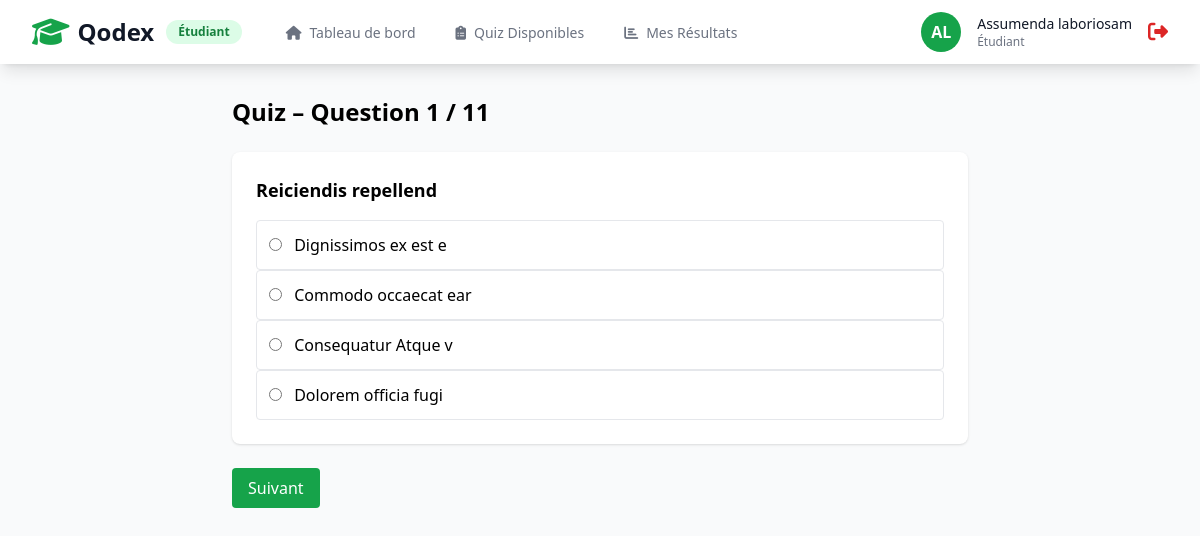
The app's page /pages/student/quiz_start.php?id=2 (signed in) with its own data.
### tables this page shows
CREATE TABLE `questions` (
  `id` int NOT NULL,
  `quiz_id` int NOT NULL,
  `question` text NOT NULL,
  `option1` varchar(255) NOT NULL,
  `option2` varchar(255) NOT NULL,
  `option3` varchar(255) NOT NULL,
  `option4` varchar(255) NOT NULL,
  `correct_option` tinyint NOT NULL,
  `created_at` timestamp NULL DEFAULT CURRENT_TIMESTAMP
);

### classes/Database.php (called while the page is built, shortened)
<?php
class Database {
    private static $instance = null;
    private $connection;
    private function __construct() {
        try {
            $dsn = "mysql:host=" . DB_HOST . ";dbname=" . DB_NAME . ";charset=" . DB_CHARSET;
            $options = [
                PDO::ATTR_ERRMODE => PDO::ERRMODE_EXCEPTION,
                PDO::ATTR_DEFAULT_FETCH_MODE => PDO::FETCH_ASSOC,
                PDO::ATTR_EMULATE_PREPARES => false,
            ];
            $this->connection = new PDO($dsn, DB_USER, DB_PASS, $options);
        } catch (PDOException $e) {
            die("Erreur de connexion : " . $e->getMessage());
        }
    }
    public static function getInstance() {
        if (self::$instance === null) {
            self::$instance = new self();
        }
        return self::$instance;
    }
    public function query($sql, $params = []) {
        $stmt = $this->connection->prepare($sql);
        $stmt->execute($params);
        return $stmt;
    }
}

### classes/student_classes/StudentQuestion.php (called while the page is built)
<?php
class StudentQuestions
{
    private $db;
    public function __construct()
    {
        $this->db = Database::getInstance();
    }
    public function getAllQuestion($quizId)
    {
        $sql = "SELECT
        id,
        quiz_id,
        question,
        option1,
        option2,
        option3,
        option4,
        correct_option
        FROM questions
        WHERE quiz_id = ?
        ORDER BY id ASC;";
        $result = $this->db->query($sql , [$quizId]);
        return $result->fetchAll();
    }
}

### pages/student/quiz_start.php (the view, shortened to what this page needs)
<?php
require_once '../../config/database.php';
require_once '../../classes/Database.php';
require_once '../../classes/student_classes/StudentQuestion.php';
$quizId = isset($_GET['id']) ? (int)$_GET['id'] : 0;
$questionObj = new StudentQuestions();
$questions = $questionObj->getAllQuestion($quizId);
$totalQuestions = count($questions);
?>
<?php include '../partials/header.php'; ?>
<?php include '../partials/nav_student.php'; ?>
<div class="pt-16">
    <div id="quizContainer" class="max-w-3xl mx-auto px-4 py-8">
        <h2 class="text-2xl font-bold mb-6">
            Quiz – Question <span id="currentIndex">1</span> / <?= $totalQuestions ?>
        </h2>
        <?php foreach ($questions as $index => $question): ?>
            <div class="question-slide <?= $index === 0 ? '' : 'hidden' ?>" data-index="<?= $index ?>">
                <div class="bg-white shadow rounded-lg p-6">
                    <p class="text-lg font-semibold mb-4">
                        <?= htmlspecialchars($question['question']) ?>
                    </p>
                    <?php for ($i = 1; $i <= 4; $i++): ?>
                        <label class="block p-3 border rounded cursor-pointer">
                            <input type="radio"
                                name="answers[<?= $question['id'] ?>]"
                                value="<?= $i ?>" class="mr-2">
                            <?= htmlspecialchars($question['option' . $i]) ?>
                        </label>
                    <?php endfor; ?>
                </div>
            </div>
        <?php endforeach; ?>
        <div class="flex justify-between mt-6">
            <button id="nextBtn" onclick="nextQuestion()" class="px-4 py-2 bg-green-600 text-white rounded">
                Suivant
            </button>
        </div>
    </div>
</div>
<?php include '../partials/footer.php'; ?>

### records on screen
questions: question "Reiciendis repellend", option1 "Dignissimos ex est e", option2 "Commodo occaecat ear", option3 "Consequatur Atque v", option4 "Dolorem officia fugi"

### other values on screen
$initials "AL"
$userName "Assumenda laboriosam"
$totalQuestions "11"
